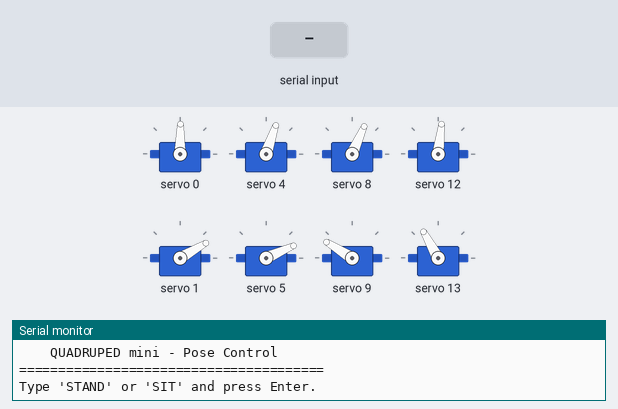
A sketch run on a simulated ESP32. Parts: 8 × servo, the last lines printed to the serial monitor. Inputs (shaded band) come from the test bench.

Above: at 2.2 s.
2.3 s: "SIT\n" received over Serial
At 3.3 s:
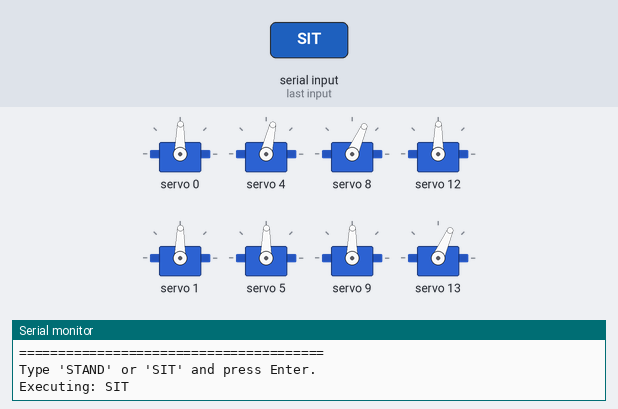
3.8 s: "STAND\n" received over Serial
At 4.5 s:
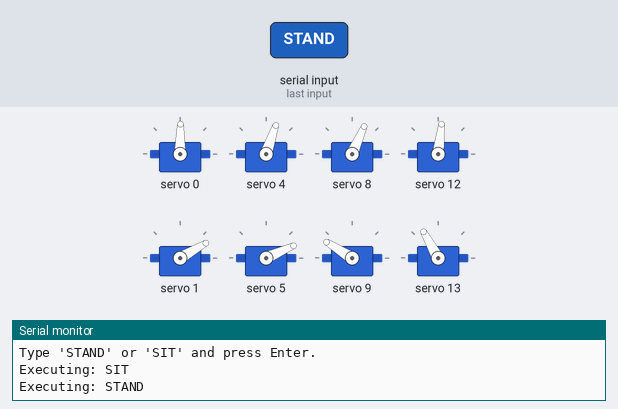
Timing chart, 0 to 6.8 s (numbered marks = the images above; inputs shaded):
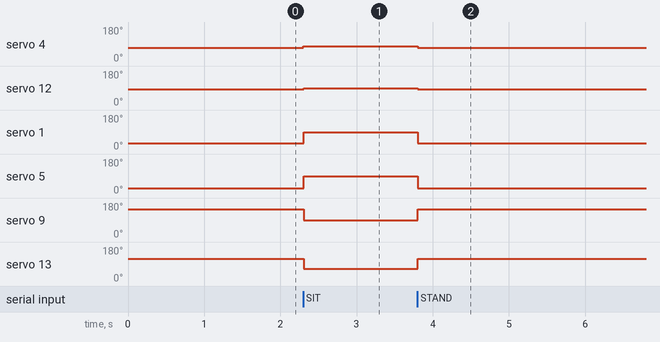

The sketch:

QUAD_mini_stand.ino
```cpp
#include <Wire.h>
#include <Adafruit_PWMServoDriver.h>

// Create the PWM driver object
Adafruit_PWMServoDriver pwm = Adafruit_PWMServoDriver();

#define SERVOMIN  150 // Minimum pulse length count (0 degrees)
#define SERVOMAX  600 // Maximum pulse length count (180 degrees)

// I2C Pins for the Driver
#define PCA_SDA 22
#define PCA_SCL 23

// --- CHANNEL DEFINITIONS ---
// Based on your mapping [cite: 1]
const int RR_Shoulder = 0;
const int RR_Hip = 1;
const int FR_Shoulder = 4;
const int FR_Hip = 5;
const int RL_Shoulder = 8;
const int RL_Hip = 9;
const int FL_Shoulder = 12;
const int FL_Hip = 13;

void setup() {
  Serial.begin(115200);

  // Start I2C on your chosen pins
  Wire.begin(PCA_SDA, PCA_SCL);

  // Initialize the PCA9685
  pwm.begin();
  pwm.setOscillatorFrequency(27000000);
  pwm.setPWMFreq(50);

  delay(1000);

  Serial.println("=======================================");
  Serial.println("    QUADRUPED mini - Pose Control");
  Serial.println("=======================================");
  Serial.println("Type 'STAND' or 'SIT' and press Enter.");

  // Start in the standing position by default
  commandStand();
}

void loop() {
  // Check if you have typed a command into the Serial Monitor
  if (Serial.available() > 0) {
    String command = Serial.readStringUntil('\n');
    command.trim(); // Remove any extra spaces or hidden characters
    command.toUpperCase(); // Make it all uppercase so "sit", "Sit", and "SIT" all work

    if (command == "STAND") {
      Serial.println("Executing: STAND");
      commandStand();
    }
    else if (command == "SIT") {
      Serial.println("Executing: SIT");
      commandSit();
    }
    else if (command.length() > 0) {
      Serial.println("Unknown command. Please type 'STAND' or 'SIT'.");
    }
  }
}

// --- HELPER FUNCTION TO MOVE SERVO ---
void moveServo(int channel, int angle) {
  // Constrain angle between 0 and 180 to protect the motors
  angle = constrain(angle, 0, 180);
  int pulseLength = map(angle, 0, 180, SERVOMIN, SERVOMAX);
  pwm.setPWM(channel, 0, pulseLength);
}

// --- POSE: STAND ---
void commandStand() {
  // Shoulders
  moveServo(RR_Shoulder, 60);
  moveServo(FR_Shoulder, 45);
  moveServo(RL_Shoulder, 40);
  moveServo(FL_Shoulder, 55);

  // Hips (Your baseline standing angles)
  moveServo(RR_Hip, 10);
  moveServo(FR_Hip, 5);
  moveServo(RL_Hip, 110);
  moveServo(FL_Hip, 85);
}

// --- POSE: SIT ---
void commandSit() {
  // Shoulders remain the same as standing so the legs don't swing inward/outward
  moveServo(RR_Shoulder, 60);
  moveServo(FR_Shoulder, 50);
  moveServo(RL_Shoulder, 40);
  moveServo(FL_Shoulder, 60);

  // Hips: Right side +50°, Left side -50° based on your logic
  moveServo(RR_Hip, 10 + 50);   // 60°
  moveServo(FR_Hip, 10 + 50);   // 60°
  moveServo(RL_Hip, 110 - 50);  // 60°
  moveServo(FL_Hip, 90 - 50);   // 40°
}
```

Measured:
- after the input at 2.3 s, servo 4: 71° → 77° at once; servo 12: 83° → 89° at once; servo 1: 30° → 89° at once; servo 5: 24° → 89° at once; servo 9: 148° → 89° at once
- after the input at 3.8 s, servo 4: 77° → 71° at once; servo 12: 89° → 83° at once; servo 1: 89° → 30° at once; servo 5: 89° → 24° at once; servo 9: 89° → 148° at once
